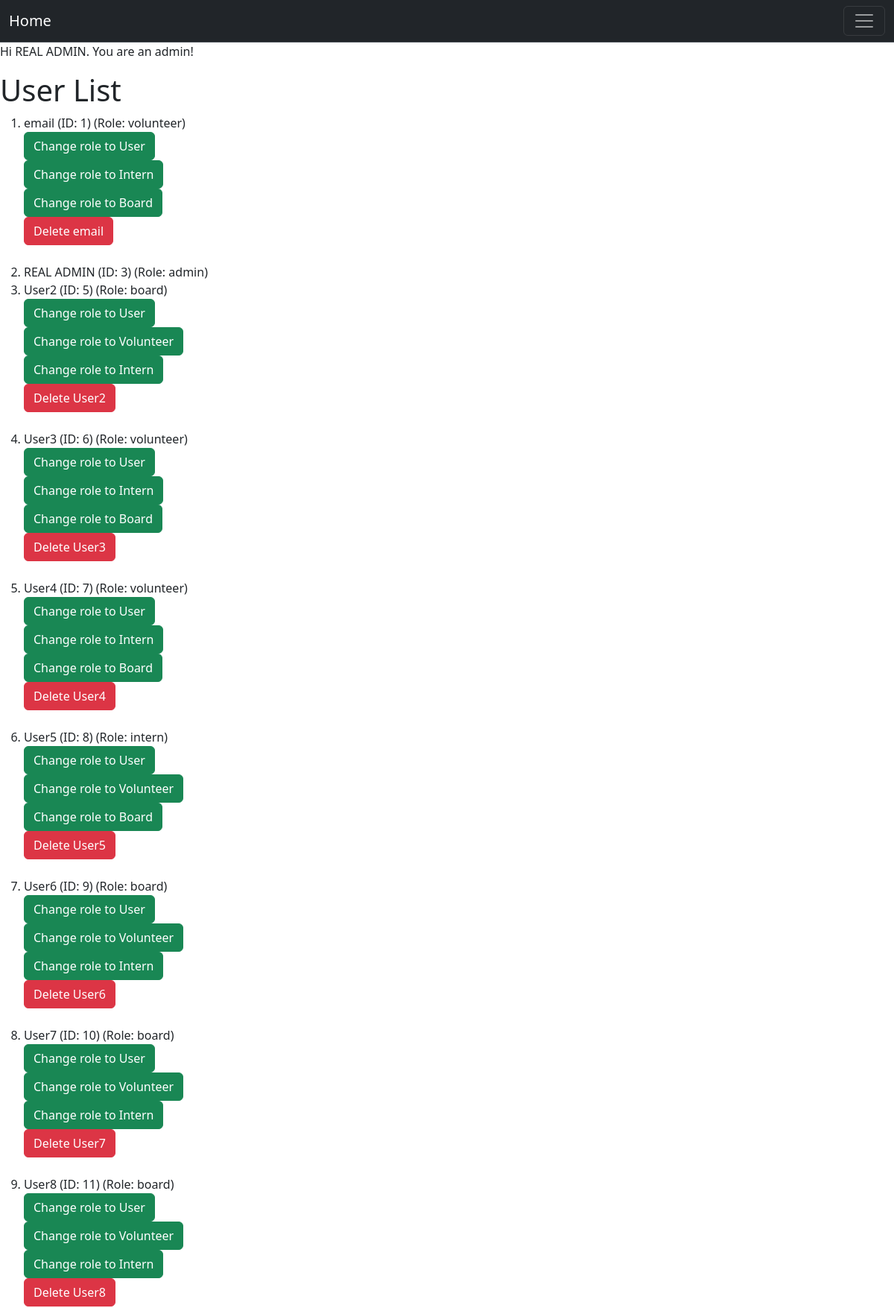
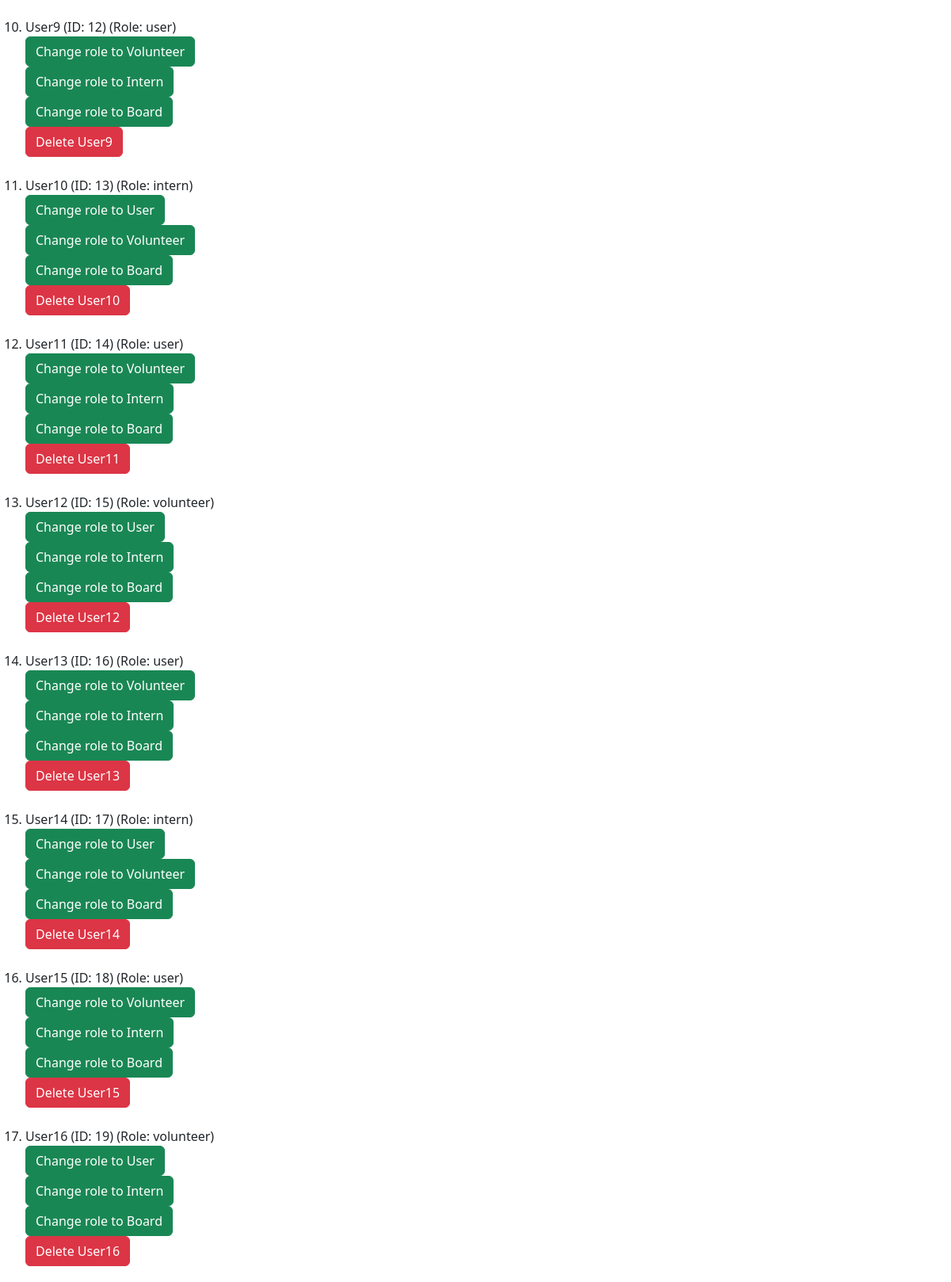
The app's page /admin/dashboard (signed in, upper part) with its own data (2 pictures, top to bottom).
### project/models.py (models this page shows, shortened)
class User(db.Model, UserMixin):
    __tablename__ = 'users'
    id: Mapped[int] = mapped_column(primary_key=True)
    name: Mapped[str] = mapped_column()
    email: Mapped[str] = mapped_column(unique=True)
    password_hash: Mapped[str] = mapped_column(db.String(128))
    role: Mapped[str] = mapped_column(default="user")  # "user", "volunteer", " intern", "board"
    hours: Mapped[List["Hours"]] = relationship("Hours", back_populates="user", cascade="all, delete-orphan")
    documents: Mapped[List["Document"]] = relationship("Document", back_populates="user", cascade="all, delete-orphan")

### app.py (the view)
@app.route("/admin/dashboard")
@login_required
@permission_required('admin')
def admin_dashboard():
    user = User.query.all()  # Get all users
    return render_template("admin_home.html", user = user)

### project/models.py (called while the page is built)
@login_manager.user_loader
def load_user(user_id):
    return User.query.get(user_id)

### project/templates/admin_home.html (shortened to what this page needs)
{% extends "base.html" %}
{% block content %}
<div class="jumbotron">
  {% if current_user.is_authenticated %}
    <p>Hi {{ current_user.name }}. You are an admin!</p>
  {% else %}
    <p>Please login or register!</p>
  {% endif %}
</div>
<h1>User List</h1>
  {% if user %}
    <ol>
      {% for user in user %}
      <li>
        {{ user.name }}
        <span class="id">(ID: {{ user.id }})</span>
        <span class="role">(Role: {{ user.role }})</span>
        {% if user.role != "admin" %}
            {% for role_choice in ['user', 'volunteer', 'intern', 'board'] %}
            {% if (user.role != role_choice) %}
                <form action="{{ url_for('upgrade_user') }}" method="post">
                <button type="submit" class="btn btn-success">Change role to {{ role_choice|capitalize }}</button>
                </form>
            {% endif %}
            {% endfor %}
            <form action="{{ url_for('delete_user') }}" method="post">
                <button type="submit" class="btn btn-danger">Delete {{ user.name }}</button>
            </form>
            <br>
        </li>
        {% endif %}
      {% endfor %}
  {% else %}
      <li class="empty">No users added yet.</li>
  {% endif %}
    </ol>
{% endblock %}

### records on screen
User: name "REAL ADMIN", id "3", role "admin"
User: name "email", id "1", role "volunteer", role_choice "User" "Intern" "Board"
User: name "User2", id "5", role "board", role_choice "User" "Volunteer" "Intern"
User: name "User3", id "6", role "volunteer", role_choice "User" "Intern" "Board"
User: name "User4", id "7", role "volunteer", role_choice "User" "Intern" "Board"
User: name "User5", id "8", role "intern", role_choice "User" "Volunteer" "Board"
User: name "User6", id "9", role "board", role_choice "User" "Volunteer" "Intern"
User: name "User7", id "10", role "board", role_choice "User" "Volunteer" "Intern"
User: name "User8", id "11", role "board", role_choice "User" "Volunteer" "Intern"
User: name "User9", id "12", role "user", role_choice "Volunteer" "Intern" "Board"
User: name "User10", id "13", role "intern", role_choice "User" "Volunteer" "Board"
User: name "User11", id "14", role "user", role_choice "Volunteer" "Intern" "Board"
User: name "User12", id "15", role "volunteer", role_choice "User" "Intern" "Board"
User: name "User13", id "16", role "user", role_choice "Volunteer" "Intern" "Board"
User: name "User14", id "17", role "intern", role_choice "User" "Volunteer" "Board"
User: name "User15", id "18", role "user", role_choice "Volunteer" "Intern" "Board"
User: name "User16", id "19", role "volunteer", role_choice "User" "Intern" "Board"
